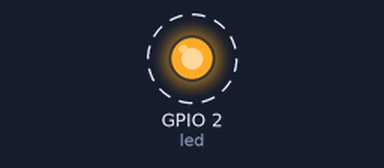
The program below on a simulated ESP32 board running MicroPython. Parts: output pins drawn as LEDs (lit = HIGH). Dashed ring = blinking. What the program prints to the serial console is not drawn.

Above: at 0.5 s.
Timing chart, 0 to 4.6 s (numbered marks = the images above):
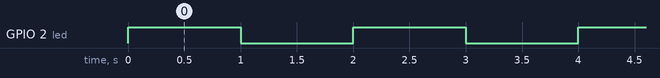

The program:

hello_world_exp.py
```python
# 导入我们需要的库
# 'machine' 库用于控制硬件，比如引脚(Pin)
# 'time' 库用于添加延时
import machine
import time

# 定义板载LED所连接的引脚
# 对于许多常见的 ESP32 开发板，板载LED连接到 GPIO 2
# 如果这个引脚不起作用，你可能需要查阅你具体板子的引脚图
led_pin = 2
led = machine.Pin(led_pin, machine.Pin.OUT)

# 打印一条消息到 Thonny 的 Shell 窗口，告诉我们程序已经开始
print(f"程序开始... 闪烁 GPIO {led_pin} 上的LED！")

# 创建一个无限循环，让LED不停地闪烁
# 你可以使用 Thonny 的 "停止" 按钮来中断程序
while True:
    try:
        # 点亮LED
        # led.value(1) 设置引脚为高电平
        led.value(1)
        print("LED ON") # 在Shell中打印状态

        # 等待1秒
        time.sleep(1)

        # 熄灭LED
        # led.value(0) 设置引脚为低电平
        led.value(0)
        print("LED OFF") # 在Shell中打印状态

        # 再次等待1秒
        time.sleep(1)

    except KeyboardInterrupt:
        # 如果用户在 Thonny 中按下了停止按钮 (Ctrl+C)，
        # 程序会捕获到 KeyboardInterrupt 异常
        print("程序已停止。")
        # 在退出前确保LED是熄灭的
        led.value(0)
        break
```

Measured:
- by itself, GPIO 2 (led): alternates HIGH for 1.0 s and LOW for 1.0 s
